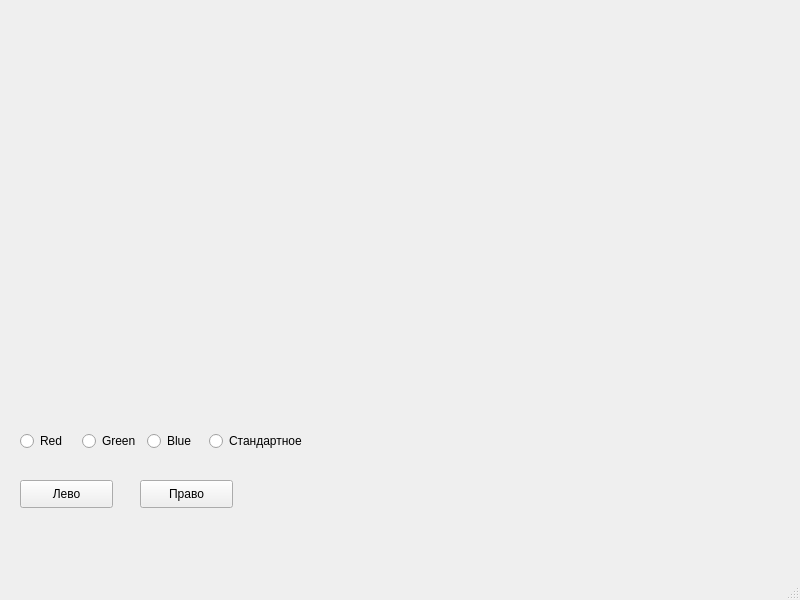
<?xml version="1.0" encoding="UTF-8"?>
<ui version="4.0">
 <class>MainWindow</class>
 <widget class="QMainWindow" name="MainWindow">
  <property name="geometry">
   <rect>
    <x>0</x>
    <y>0</y>
    <width>800</width>
    <height>600</height>
   </rect>
  </property>
  <property name="windowTitle">
   <string>MainWindow</string>
  </property>
  <widget class="QWidget" name="centralwidget">
   <widget class="QPushButton" name="Left">
    <property name="geometry">
     <rect>
      <x>20</x>
      <y>480</y>
      <width>93</width>
      <height>28</height>
     </rect>
    </property>
    <property name="text">
     <string>Лево</string>
    </property>
   </widget>
   <widget class="QPushButton" name="right">
    <property name="geometry">
     <rect>
      <x>140</x>
      <y>480</y>
      <width>93</width>
      <height>28</height>
     </rect>
    </property>
    <property name="text">
     <string>Право</string>
    </property>
   </widget>
   <widget class="QLabel" name="label">
    <property name="geometry">
     <rect>
      <x>20</x>
      <y>20</y>
      <width>741</width>
      <height>371</height>
     </rect>
    </property>
    <property name="text">
     <string/>
    </property>
   </widget>
   <widget class="QWidget" name="layoutWidget">
    <property name="geometry">
     <rect>
      <x>20</x>
      <y>430</y>
      <width>287</width>
      <height>22</height>
     </rect>
    </property>
    <layout class="QHBoxLayout" name="horizontalLayout">
     <item>
      <widget class="QRadioButton" name="radioButton">
       <property name="text">
        <string>Red</string>
       </property>
      </widget>
     </item>
     <item>
      <widget class="QRadioButton" name="radioButton_2">
       <property name="text">
        <string>Green</string>
       </property>
      </widget>
     </item>
     <item>
      <widget class="QRadioButton" name="radioButton_3">
       <property name="text">
        <string>Blue</string>
       </property>
      </widget>
     </item>
     <item>
      <widget class="QRadioButton" name="radioButton_4">
       <property name="text">
        <string>Стандартное</string>
       </property>
      </widget>
     </item>
    </layout>
   </widget>
  </widget>
  <widget class="QMenuBar" name="menubar">
   <property name="geometry">
    <rect>
     <x>0</x>
     <y>0</y>
     <width>800</width>
     <height>26</height>
    </rect>
   </property>
  </widget>
  <widget class="QStatusBar" name="statusbar"/>
 </widget>
 <resources/>
 <connections/>
</ui>
